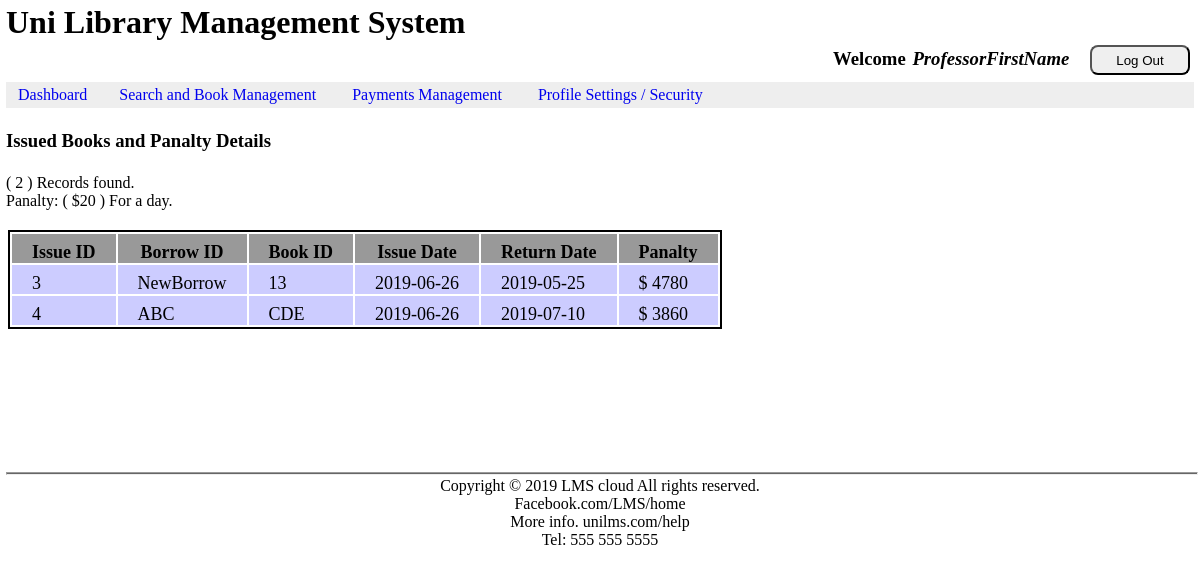
The app's page /view/issueReturn/user_return_avaliable_books.php (signed in) with its own data.
### tables this page shows
CREATE TABLE `tb_user` (
  `user_id` int(100) NOT NULL,
  `user_f_name` varchar(50) NOT NULL,
  `user_l_name` varchar(50) NOT NULL,
  `user_type` varchar(50) NOT NULL,
  `user_uni_id` varchar(50) NOT NULL,
  `user_tel` varchar(12) NOT NULL,
  `user_address` varchar(200) NOT NULL,
  `user_mail` varchar(100) NOT NULL,
  `user_last_login` datetime NOT NULL,
  `user_password` varchar(200) NOT NULL
);

CREATE TABLE `tb_payment` (
  `payment_id` int(11) NOT NULL,
  `payment_panalty` int(10) NOT NULL
);

CREATE TABLE `tb_issue_books` (
  `issue_books_id` int(11) NOT NULL,
  `issue_books_user_id` varchar(100) NOT NULL,
  `issue_books_borrow_id` varchar(100) NOT NULL,
  `issue_books_book_id` varchar(100) NOT NULL,
  `issue_books_issued_date` date NOT NULL,
  `issued_books_return_date` date NOT NULL,
  `issue_books_returned` tinyint(1) NOT NULL
);

### view/issueReturn/user_return_avaliable_books.php (the view, shortened to what this page needs)
<?php include('../../controller/user/header.php');
$user = $_SESSION['UserId'];
$txtPanalty="$ "."";
?>
<br>
<h3>Issued Books and Panalty Details</h3><br>
<form>
<?php
	$servername="localhost";
	$username="root";
	$password="";
	$database="db_Mylibrary";
	$conn = new mysqli($servername,$username,$password,$database);
$Connection = $conn;
$myCommandP = "SELECT * FROM `tb_payment` WHERE `payment_id`='1'";
mysqli_query($Connection, $myCommandP);
$recordP = mysqli_fetch_assoc(mysqli_query($Connection, $myCommandP));
$PanaltyDay=$recordP['payment_panalty'];
$myBoCommand = "SELECT * FROM `tb_issue_books` WHERE `issue_books_returned`='0' AND `issue_books_user_id`='$user'";
$BoResult=mysqli_query($Connection, $myBoCommand);
echo"( ". mysqli_num_rows($BoResult). " ) Records found. <br>";
echo"Panalty: ( $". $PanaltyDay. " ) For a day. <br><br>";
$table='<table>';
$table.='<tr><th>Issue ID</th><th>Borrow ID</th><th>Book ID</th><th>Issue Date</th><th>Return Date</th><th>Panalty</th></tr>';
while ($record = mysqli_fetch_assoc($BoResult))
{
	$IssueId=$record['issue_books_id'];
	$BorrowId=$record['issue_books_borrow_id'];
	$BookId=$record['issue_books_book_id'];
	$IssueDate=$record['issue_books_issued_date'];
	$ReturnDate=$record['issued_books_return_date'];
	$today=date('Y-m-d');
	$ts1 = strtotime($today);
	$ts2 = strtotime($ReturnDate);
	if ($ts1 > $ts2) {
		$Dates_diff = ($ts1 - $ts2)/86400;
		$PanaltyTotal=$Dates_diff * $PanaltyDay;
		$txtPanalty ="$ ".$PanaltyTotal;
	}
	else {
		$txtPanalty ="$ 0";
	}
	$table.='<tr>';
	$table.='<td>'.$IssueId.'</td>';
	$table.='<td>'.$BorrowId.'</td>';
	$table.='<td>'.$BookId.'</td>';
	$table.='<td>'.$IssueDate.'</td>';
	$table.='<td>'.$ReturnDate.'</td>';
	$table.='<td>'.$txtPanalty.'</td>';
	$table.='</tr>';
}
$table.='</table>';
echo $table;
?>
</form>
<br><br><br><br><br><br><br>
<?php include('../../controller/user/footer.php'); ?>

### controller/user/header.php (shortened to what this page needs)
<!DOCTYPE html>
<html>
<head>
	<link rel="stylesheet" type="text/css" href="../../assets/css/main.css">
	<link rel="stylesheet" type="text/css" href="../../assets/css/drop_down.css">
  <link rel="stylesheet" type="text/css" href="../../assets/css/studentSearch.css">
</head>
<?php
  if (!empty($_SESSION)) {
    $UserId=$_SESSION['UserId'];
    $Connection = setConnection();
    $MmyCommand = "SELECT * FROM `tb_user` WHERE `user_id` ='$UserId'";
    $MRecoResult=mysqli_query($Connection, $MmyCommand);
    if ($MRecoResult) {
      $Mrecord = mysqli_fetch_assoc($MRecoResult);
      $UsersName=$Mrecord['user_f_name'];
    }
  }
?>
<h1>Uni Library Management System</h1>
<h3 style="text-align: right;">
<b>
  Welcome<i><?php echo" ".($UsersName); ?>
  </i></b>
  <a href="../../index.php"><input style="margin-left: 10px; width: 100px; height: 30px; margin-bottom: 5px; border-radius: 8px; outline: none;" type="submit" name="btnLogOut" value="Log Out"></a>
  </h3>
<body>
<nav>
		<ul>
			<li><a style="text-decoration: none;" href="../../view/user/user.php">Dashboard</a></li>
			<li><div class="dropdownM">
    				<span><a style="text-decoration: none;" href="../../view/books/search_Books.php">Search and Book Management</a></span>
    			</div>
    		</li>
			<li><div class="dropdownM">
    				<span><a style="text-decoration: none;" href="../../view/issueReturn/user_return_avaliable_books.php">Payments Management</a></span>
    			</div>
			</li>
			<li><div class="dropdownM">
    				<span><a style="text-decoration: none;" href="../../view/userUpdate/user_profile.php">Profile Settings / Security</a></span>
			</li>
		</ul>
</nav>

### assets/css/main.css (style rules this page uses)
* { margin: 2px; padding: 0; }
nav { background: #eee; }
ul { list-style: none; margin: 0; }
ul li { margin: 0; display: inline; height: 300px; }
ul li a { padding: 0 10px; display: inline-block; }

### assets/css/drop_down.css (style rules this page uses)
.dropdownM { position: relative; display: inline-block; }

### assets/css/studentSearch.css (style rules this page uses)
* { box-sizing: border-box; }

### view/issueReturn/user_return_avaliable_books.php (style rules this page uses)
table { border:2px solid black; font-size: 18px; }
th { background-color: #999999; padding-top: 8px; padding-left: 20px; padding-right: 20px; }
td { background-color: #ccccff; padding-top: 8px; padding-left: 20px; padding-right: 20px; }

### records on screen
tb_user: user_f_name "ProfessorFirstName"
tb_payment: payment_panalty "20"
tb_issue_books: issue_books_id "3", issue_books_borrow "NewBorrow", issue_books_book "13", issue_books_issued_date "2019-06-26", issued_books_return_date "2019-05-25", issued_books_return_date.payment_panalty "$ 4780"
tb_issue_books: issue_books_id "4", issue_books_borrow "ABC", issue_books_book "CDE", issue_books_issued_date "2019-06-26", issued_books_return_date "2019-07-10", issued_books_return_date.payment_panalty "$ 3860"

### other values on screen
mysqli_num_rows($BoResult) "2"
